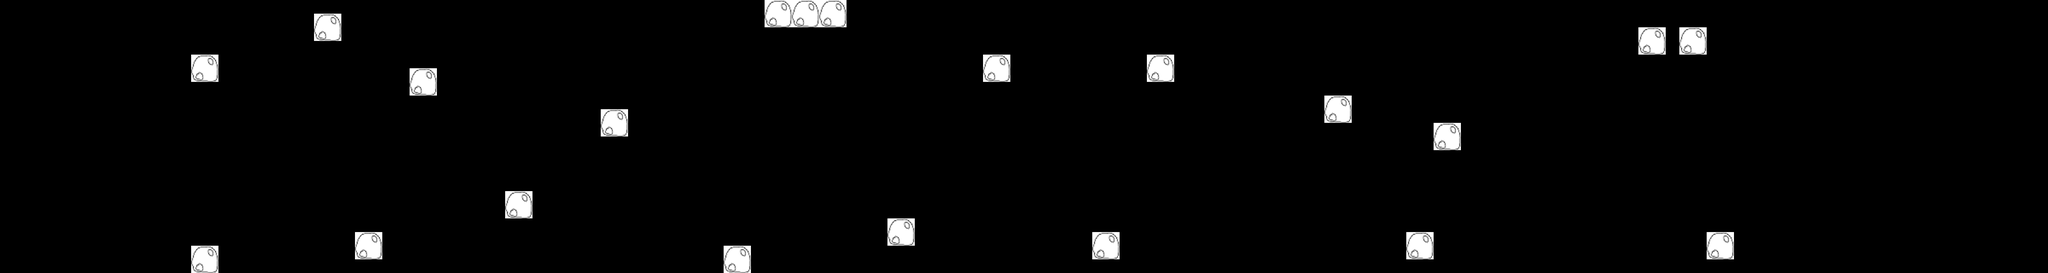

Below is a game level as drawn by its tile map, then a one-line description and the .tmx that defines it (tile-layer data replaced by summaries):
An orthogonal 150x20 tile map with 40x40 px tiles, 1 tile layer (Kachelebene 1), 4 tilesets and 1 object (obj).

<map version="1.0" orientation="orthogonal" width="150" height="20" tilewidth="40" tileheight="40">
 <tileset firstgid="1" name="komet_03" tilewidth="40" tileheight="40">
  <image source="komet_03.png" width="40" height="40" />
  <tile id="0">
   <properties>
    <property name="name" value="komet" />
   </properties>
  </tile>
 </tileset>
 <tileset firstgid="2" name="komet_04" tilewidth="40" tileheight="40">
  <image source="komet_04.png" width="40" height="40" />
  <tile id="0">
   <properties>
    <property name="name" value="komet" />
   </properties>
  </tile>
 </tileset>
 <tileset firstgid="3" name="komet_01" tilewidth="40" tileheight="40">
  <image source="komet_01.png" width="40" height="40" />
  <tile id="0">
   <properties>
    <property name="name" value="komet" />
   </properties>
  </tile>
 </tileset>
 <tileset firstgid="4" name="komet_02" tilewidth="40" tileheight="40">
  <image source="komet_02.png" width="40" height="40" />
  <tile id="0">
   <properties>
    <property name="name" value="komet" />
   </properties>
  </tile>
 </tileset>
 <layer name="Kachelebene 1" width="150" height="20">
  <data>[3000 cells, 84 non-empty, 4 distinct tile ids]</data>
 </layer>
 <objectgroup name="movables" width="150" height="20">
  <object name="obj" x="1681" y="392" width="28" height="71" />
 </objectgroup>
</map>